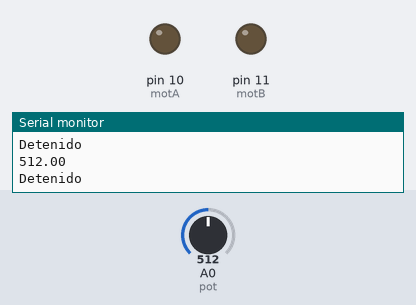
Recording of a sketch running on a simulated Arduino Uno, built with avr-gcc and run on an emulated ATmega328P. Shown: output pins drawn as LEDs (lit = HIGH), the last lines printed to the serial monitor. The inputs (shaded band) are chosen by the test bench; at power-on: A0 (pot) = 512.

Above: at 2.3 s.
2.4 s: A0 (pot) set to 596
4.5 s: A0 (pot) set to 629
At 5.7 s:
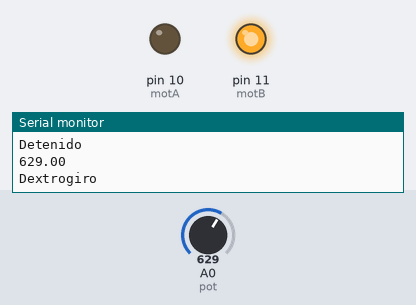
6.6 s: A0 (pot) set to 306
At 8.1 s:
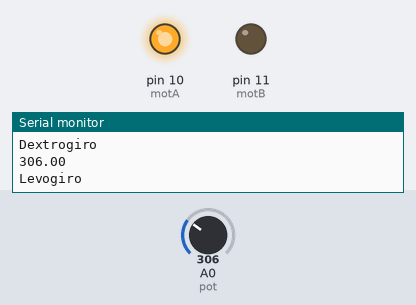
9.0 s: A0 (pot) set to 397
11.1 s: A0 (pot) set to 422
At 12.8 s:
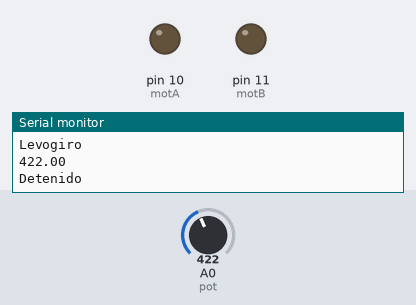
13.5 s: A0 (pot) set to 716
At 13.9 s:
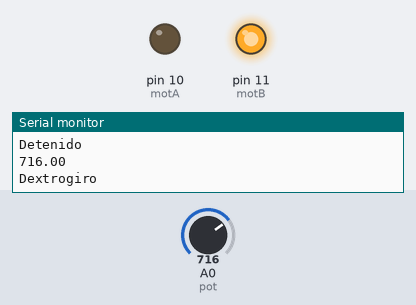
Timing chart, 0 to 16.5 s (numbered marks = the images above; inputs shaded):
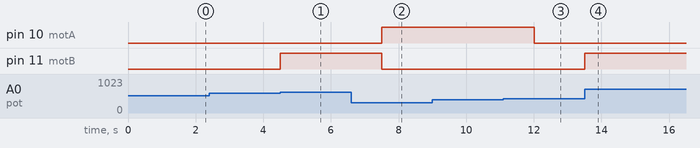

Measured:
- the behaviour switches between 613 and 614 on A0 (pot) (found by bisection; images 0 and 1)
- the behaviour switches between 409 and 410 on A0 (pot) (found by bisection; images 2 and 3)
- after the input at 4.5 s, pin 11 (motB): LOW → HIGH at once
- after the input at 6.6 s, pin 10 (motA): LOW → HIGH after 0.90 s; pin 11 (motB): HIGH → LOW after 0.90 s
- after the input at 11.1 s, pin 10 (motA): HIGH → LOW after 0.91 s
- after the input at 13.5 s, pin 11 (motB): LOW → HIGH at once

The sketch:

P5A2-ControlGiro.ino
```cpp
#define motA 10
#define motB 11
#define pot A0 //Entrada analógica

float value = 0;
float voltaje = 0;

void setup() {
  pinMode(motA, OUTPUT); //Declaración de salidas
  pinMode(motB, OUTPUT);
  Serial.begin(9600);
}

void loop() {
  value = analogRead(pot);
  voltaje = map(value,0,1023,0,5);
  Serial.println(value);

  if (voltaje > 0 && voltaje < 2) {
    levo();
  }
  else if (voltaje >= 2 && voltaje < 3) {
    detener();
  }
  if (voltaje >= 3 && voltaje < 5) {
    dex();
  }
  delay(1500);
}

void levo() {
  digitalWrite(motA,HIGH);
  digitalWrite(motB,LOW);
  Serial.println("Levogiro");
}

void dex() {
  digitalWrite(motA,LOW);
  digitalWrite(motB,HIGH);
  Serial.println("Dextrogiro");
}

void detener() {
  digitalWrite(motA,LOW);
  digitalWrite(motB,LOW);
  Serial.println("Detenido");
}
```
